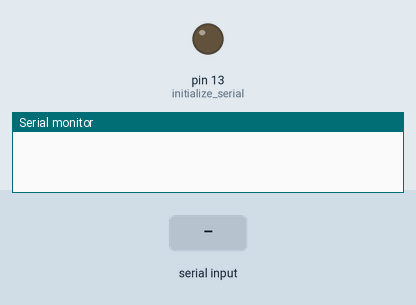
A sketch run on a simulated Arduino Uno, built with avr-gcc and run on an emulated ATmega328P. On the bench: output pins drawn as LEDs (lit = HIGH), the last lines printed to the serial monitor. Inputs (shaded band) come from the test bench.

Above: at 1.2 s.
1.3 s: "on\n" received over Serial
At 1.9 s:
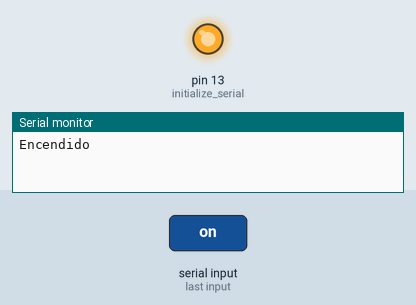
2.8 s: "off\n" received over Serial
At 3.1 s:
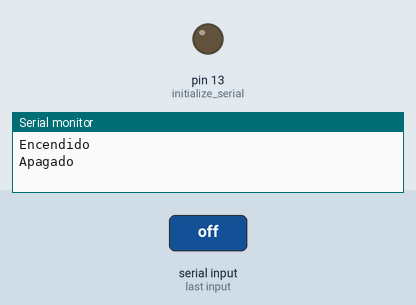
Timing chart, 0 to 5.8 s (numbered marks = the images above; inputs shaded):
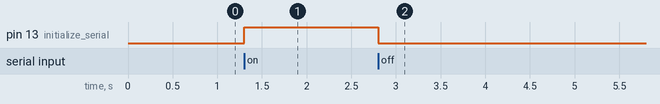

The sketch:

led.ino.ino
```cpp
 String inputString = "";      // Cadena para guardar el comando recibido
 bool stringComplete = false;  // Bandera boleana que nos indica cuando el comando fue recibido y podemos compararlo con los 2 comandos válidos
 void setup()
 {
  pinMode(13, OUTPUT);   // initialize serial:
  Serial.begin(9600);   // reserve 200 bytes for the inputString:
  inputString.reserve(200);
  }
void loop()
{
    while (Serial.available())
    {
      //Mientras tengamos caracteres disponibles en el buffer
      char inChar = (char)Serial.read();
      //Leemos el siguiente caracter
      if (inChar == '\n')
      {
        //Si el caracter recibido corresponde a un salto de línea
        stringComplete = true;
        //Levantamos la bandera
      }
      else
      {
        //Si el caracter recibido no corresponde a un salto de línea
        inputString += inChar;
        //Agregamos el caracter a la cadena
      }
     }
  if (stringComplete)
  {
    //El comando fue recibido, procedemos a compararlo
    if (inputString.equals("off") )
    {
      //Si el comando es "off"
      digitalWrite(13,0);
      Serial.println("Apagado");
    }
    else
    if (inputString.equals("on") )
    {
      //Si el comando es "on"
      digitalWrite(13,1);
      Serial.println("Encendido");
    }
    inputString = "";
    //Limpiamos la cadena para poder recibir el siguiente comando
    stringComplete = false;
    //Bajamos la bandera para no volver a ingresar a la comparación hasta que recibamos un nuevo comando
  }
}
```

Source omitted: proyectofinaldiego.c (22951 bytes)

Measured:
- after the input at 1.3 s, pin 13 (initialize_serial): LOW → HIGH at once
- after the input at 2.8 s, pin 13 (initialize_serial): HIGH → LOW at once
